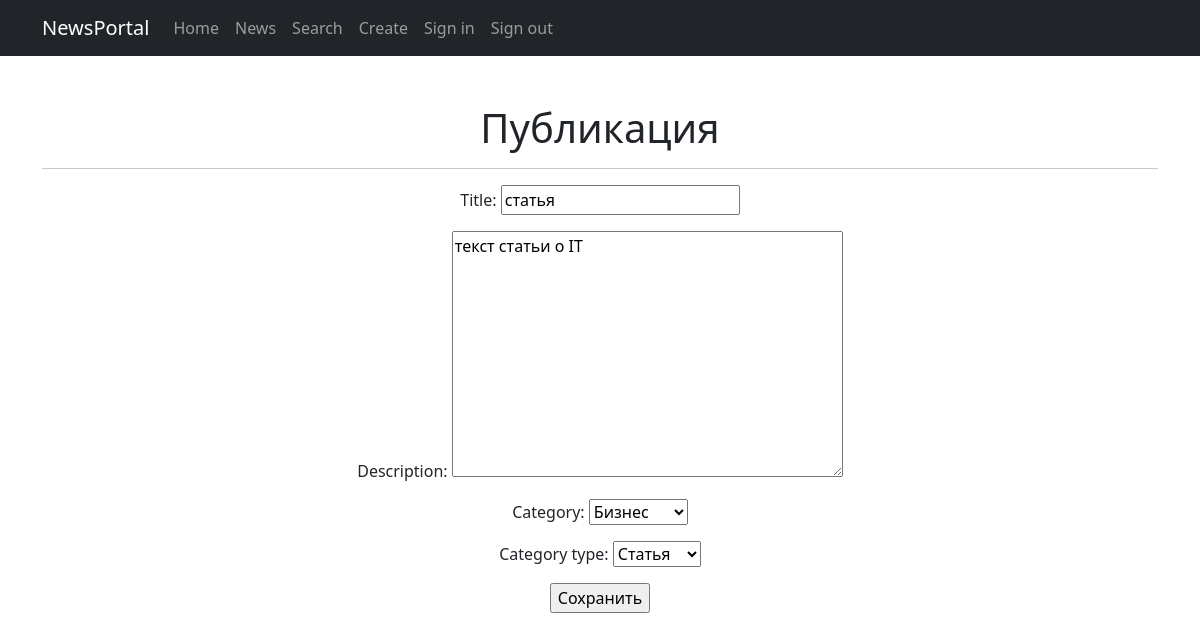
The app's page /news/19/edit/ (signed in) with its own data.
### newsapp/models.py (models this page shows, shortened)
class Post(models.Model):
    news = 'NW'
    article = 'AR'
    CATEGORY_CHOISES = [
        (news, 'Новость'),
        (article, 'Статья'),
    ]
    category_type = models.CharField(max_length=2, choices=CATEGORY_CHOISES, default=news)
    title = models.CharField(max_length=255)
    description = models.TextField()
    date_creation = models.DateTimeField(auto_now_add=True)
    category = models.ForeignKey(
        to='Category',
        on_delete=models.CASCADE,
        related_name='posts',
    )

### newsapp/views.py (the view)
# urls.py: path('<int:pk>/edit/', PostUpdate.as_view(), name='post_edit'),
class PostUpdate(PermissionRequiredMixin, UpdateView):
    permission_required = ('newsapp.change_post',)
    form_class = PostForm
    model = Post
    template_name = 'post_edit.html'

### newsapp/forms.py
class PostForm(forms.ModelForm):
    class Meta:
        model = Post
        fields = [
            'title',
            'description',
            'category',
            'category_type',
        ]

### newsapp/models.py (called while the page is built)
    def __str__(self):
        return self.name.title()

### templates/post_edit.html (shortened to what this page needs)
{% extends 'flatpages/default.html' %}
{% load custom_filters %}
{% load custom_tags %}
{% block content %}
<h1>Публикация</h1>
<hr>
<form action="" method="post">
    {{ form.as_p }}
    <input type="submit" value="Сохранить"/>
</form>
{% endblock content %}

### records on screen
Post: title "статья", description "текст статьи о IT", category "Бизнес", category_type "Статья"
